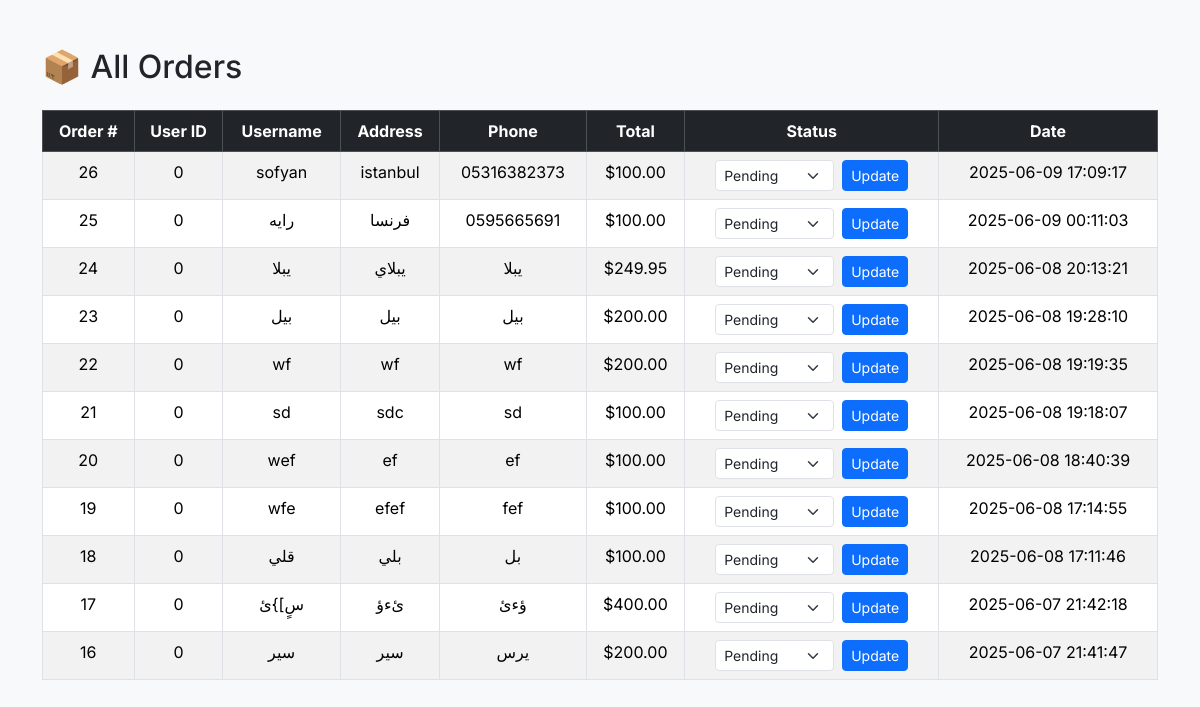
Screenshot of /orders.php (signed in) with the database file from the repository.
### tables this page shows
CREATE TABLE `orders` (
  `id` int(11) NOT NULL,
  `user_id` int(11) NOT NULL,
  `username` varchar(100) NOT NULL,
  `address` text NOT NULL,
  `phone` varchar(20) NOT NULL,
  `total` decimal(10,2) NOT NULL,
  `status` enum('pending','preparing','completed') NOT NULL DEFAULT 'pending',
  `order_date` timestamp NOT NULL DEFAULT current_timestamp()
);

### orders.php (the view, shortened to what this page needs)
<?php
include 'db.php';
$query = "SELECT * FROM orders ORDER BY order_date DESC";
$result = mysqli_query($conn, $query);
?>
<!DOCTYPE html>
<html>
<?php include 'head.php'; ?>
<body class="bg-light">
<div class="container py-5">
  <h2 class="mb-4">📦 All Orders</h2>
  <table class="table table-bordered table-striped text-center">
    <thead class="table-dark">
      <tr>
        <th>Order #</th>
        <th>User ID</th>
        <th>Username</th>
        <th>Address</th>
        <th>Phone</th>
        <th>Total</th>
        <th>Status</th>
        <th>Date</th>
      </tr>
    </thead>
    <tbody>
      <?php while($row = mysqli_fetch_assoc($result)): ?>
        <tr>
          <td><?= $row['id'] ?></td>
          <td><?= $row['user_id'] ?></td>
          <td><?= htmlspecialchars($row['username']) ?></td>
          <td><?= htmlspecialchars($row['address']) ?></td>
          <td><?= $row['phone'] ?></td>
          <td>$<?= number_format($row['total'], 2) ?></td>
          <td>
            <form method="post" action="update_order_status.php" class="d-flex justify-content-center">
              <select name="status" class="form-select form-select-sm w-auto">
                <?php $current = isset($row['status']) ? $row['status'] : 'pending'; ?>
                <?php foreach(['pending','preparing','completed'] as $st): ?>
                  <option value="<?= $st ?>" <?= $st === $current ? 'selected' : '' ?>><?= ucfirst($st) ?></option>
                <?php endforeach; ?>
              </select>
              <button class="btn btn-sm btn-primary ms-2">Update</button>
            </form>
          </td>
          <td><?= $row['order_date'] ?></td>
        </tr>
      <?php endwhile; ?>
    </tbody>
  </table>
</div>
</body>
</html>

### assets/css/style.css (style rules this page uses)
:root { --primary-color: #f26b3a; --secondary-color: #005662; --light-color: #ffffff; }
body { font-family: 'Inter', sans-serif; background-color: #ffffff; min-height: 100vh; display: flex; flex-direction: column; }

### rows the page displays
orders: id "26", user "0", username "sofyan", address "istanbul", phone "05316382373", total "100.00", status "Pending", order_date "2025-06-09 17:09:17"
orders: id "25", user "0", username "رايه", address "فرنسا", phone "0595665691", total "100.00", status "Pending", order_date "2025-06-09 00:11:03"
orders: id "24", user "0", username "يبلا", address "يبلاي", phone "يبلا", total "249.95", status "Pending", order_date "2025-06-08 20:13:21"
orders: id "23", user "0", username "بيل", address "بيل", phone "بيل", total "200.00", status "Pending", order_date "2025-06-08 19:28:10"
orders: id "22", user "0", username "wf", address "wf", phone "wf", total "200.00", status "Pending", order_date "2025-06-08 19:19:35"
orders: id "21", user "0", username "sd", address "sdc", phone "sd", total "100.00", status "Pending", order_date "2025-06-08 19:18:07"
orders: id "20", user "0", username "wef", address "ef", phone "ef", total "100.00", status "Pending", order_date "2025-06-08 18:40:39"
orders: id "19", user "0", username "wfe", address "efef", phone "fef", total "100.00", status "Pending", order_date "2025-06-08 17:14:55"
orders: id "18", user "0", username "قلي", address "بلي", phone "بل", total "100.00", status "Pending", order_date "2025-06-08 17:11:46"
orders: id "17", user "0", username "سٍ]}ئ", address "ئءؤ", phone "ؤءئ", total "400.00", status "Pending", order_date "2025-06-07 21:42:18"
orders: id "16", user "0", username "سير", address "سير", phone "يرس", total "200.00", status "Pending", order_date "2025-06-07 21:41:47"
